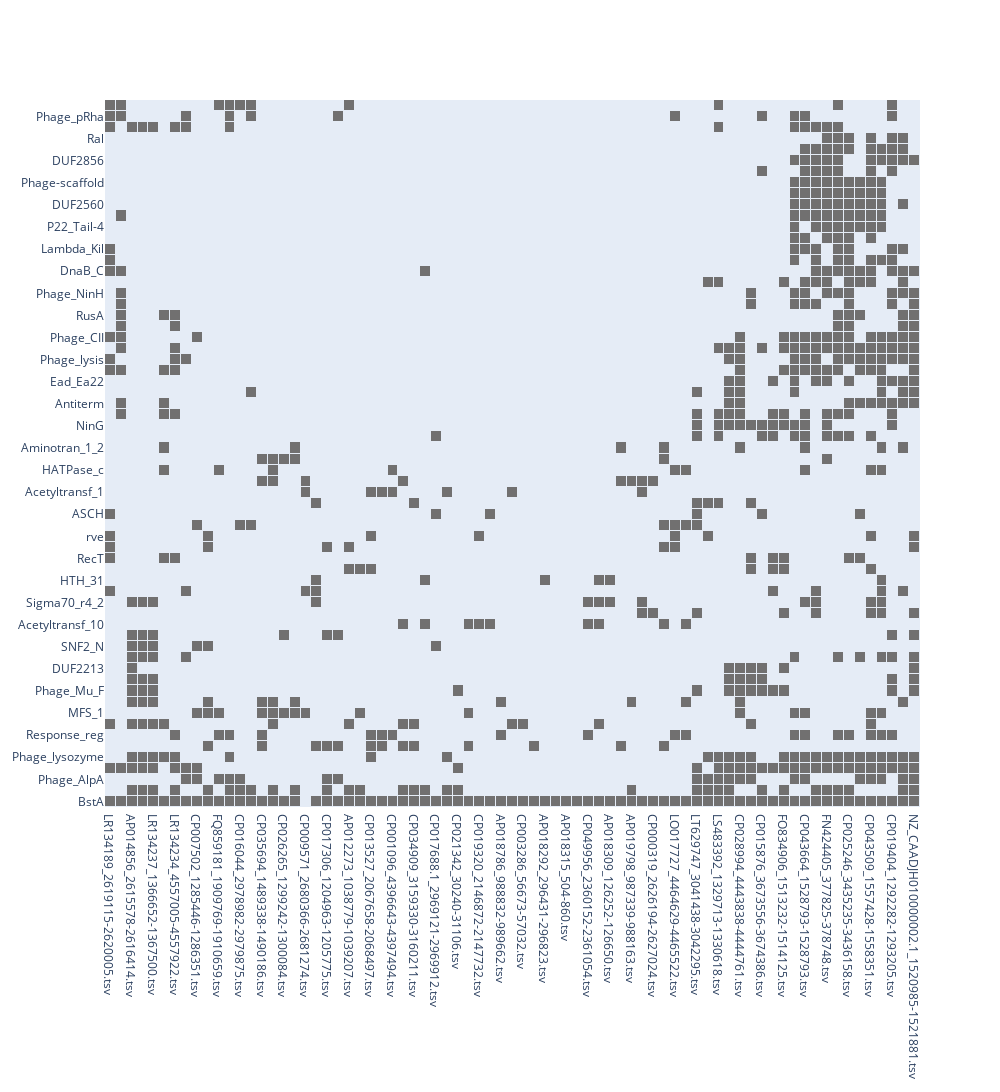

The notebook cell this image was saved under:
### Code cell
import plotly.graph_objects as go

fig = go.Figure(data=go.Heatmap(z=df_m.values,
                                x=df_m.columns,
                                y=df_m.index,
                                hoverongaps = False,
                                hoverinfo='y+x',
                                colorscale='gray',
                                ygap=1,
                                xgap=1,
                                showscale=False))

fig.update_layout(width = 1000, height = 1700,
                  xaxis={'showgrid':False},
                  yaxis={'showgrid':False},
                  autosize=False,
                  showlegend=False)
fig.show()

### Figure 1 — Plotly figure (JSON) as saved in the notebook; plotly's stock layout.template omitted (floating-point values rounded to 4 significant figures; data arrays with more than 128 entries replaced by an {"elided": "..."} marker saying what was removed)
{"data": [{"colorscale": [[0, "rgb(0, 0, 0)"], [0.09091, "rgb(16, 16, 16)"], [0.1818, "rgb(38, 38, 38)"], [0.2727, "rgb(59, 59, 59)"], [0.3636, "rgb(81, 80, 80)"], [0.4545, "rgb(102, 101, 101)"], [0.5455, "rgb(124, 123, 122)"], [0.6364, "rgb(146, 146, 145)"], [0.7273, "rgb(171, 171, 170)"], [0.8182, "rgb(197, 197, 195)"], [0.9091, "rgb(224, 224, 223)"], [1, "rgb(254, 254, 253)"]], "hoverinfo": "y+x", "hoverongaps": false, "showscale": false, "type": "heatmap", "x": ["LR134189_2619115-2620005.tsv", "CP017581_2423168-2424082.tsv", "AP014856_2615578-2616414.tsv", "AP010958_3182178-3183047.tsv", "LR134237_1366652-1367500.tsv", "CP020817_1993312-1994217.tsv", "LR134234_4557005-4557922.tsv", "CP034668_3062971-3063882.tsv", "CP007502_1285446-1286351.tsv", "CP013046_3012890-3013726.tsv", "FQ859181_1909769-1910659.tsv", "CP040677_3689184-3690047.tsv", "CP016044_2978982-2979875.tsv", "LR134298_1613267-1614148.tsv", "CP035694_1489338-1490186.tsv", "CP021109_2323336-2342470.tsv", "CP026265_1299242-1300084.tsv", "CP036514_440041-440391.tsv", "CP009571_2680366-2681274.tsv", "CP035090_802716-803615.tsv", "CP017306_1204963-1205775.tsv", "CP021250_3786507-3787403.tsv", "AP012273_1038779-1039207.tsv", "CP022390_448758-449693.tsv", "CP013527_2067658-2068497.tsv", "AP014815_526244-526645.tsv", "CP001096_4396643-4397494.tsv", "CP013141_1712270-1712270.tsv", "CP034909_3159330-3160211.tsv", "CP027562_1692877-1693764.tsv", "CP017688.1_2969121-2969912.tsv", "CP020896_4050919-4051779.tsv", "CP021342_30240-31106.tsv", "CP035109_2308695-2309582.tsv", "CP019320_2146872-2147732.tsv", "CP035731_356040-356873.tsv", "AP018786_988832-989662.tsv", "AP018827_1941460-1941768.tsv", "CP003286_56673-57032.tsv", "CP021894_1977122-1977979.tsv", "AP018292_296431-296823.tsv", "CP016484_1418-2182.tsv", "AP018315_504-860.tsv", "CP006267_916-1353.tsv", "CP049956_2360152-2361054.tsv", "AP018292_157817-158158.tsv", "AP018309_126252-126650.tsv", "LR134516_1625031-1625849.tsv", "AP019798_987339-988163.tsv", "AP018319_431160-431516.tsv", "CP000319_2626194-2627024.tsv", "CP019628_3690609-3691427.tsv", "LO017727_4464629-4465522.tsv", "LT707061_2457781-2458623.tsv", "LT629747_3041438-3042295.tsv", "CP009787_4143769-4144515.tsv", "LS483392_1329713-1330618.tsv", "CP028994_4401005-4401926.tsv", "CP028994_4443838-4444761.tsv", "CP022725_555491-556390.tsv", "CP015876_3673556-3674386.tsv", "CP026235_2832900-2833823.tsv", "FO834906_1513232-1514125.tsv", "CP024289_382841-383737.tsv", "CP043664_1528793-1528793.tsv", "LS483474_2960975-2961898.tsv", "FN424405_377825-378748.tsv", "CP019179_3449220-3450143.tsv", "CP025246_3435235-3436158.tsv", "CP034944_1493720-1494622.tsv", "CP043509_1557428-1558351.tsv", "LR134156_1473092-1474012.tsv", "CP019404_1292282-1293205.tsv", "CP042945_3918441-3919337.tsv", "NZ_CAADJH010000002.1_1520985-1521881.tsv"], "xgap": 1, "y": ["BstA", "Phage_integrase", "Phage_AlpA", "Peptidase_S24", "Phage_lysozyme", "ABC_tran", "Response_reg", "HTH_3", "MFS_1", "LysR_substrate", "Phage_Mu_F", "DUF1073", "DUF2213", "Phage_holin_3_1", "SNF2_N", "Terminase_2", "Acetyltransf_10", "HNH_3", "Sigma70_r4_2", "HNH", "HTH_31", "IstB_IS21", "RecT", "HTH_Tnp_1", "rve", "Bro-N", "ASCH", "DNA_methylase", "Acetyltransf_1", "adh_short_C2", "HATPase_c", "Aldedh", "Aminotran_1_2", "Terminase_6", "NinG", "YdaS_antitoxin", "Antiterm", "ERF", "Ead_Ea22", "Phage_rep_O", "Phage_lysis", "NinB", "Phage_CII", "DUF1364", "RusA", "NinF", "Phage_NinH", "Phage_holin_2_3", "DnaB_C", "DUF2740", "Lambda_Kil", "GP3_package", "P22_Tail-4", "P22_CoatProtein", "DUF2560", "P22_portal", "Phage-scaffold", "Rad52_Rad22", "DUF2856", "DUF2737", "Ral", "Phage_antitermQ", "Phage_pRha", "SSB"], "ygap": 1, "z": {"elided": "64x75 int values"}}], "layout": {"autosize": false, "height": 1700, "showlegend": false, "width": 1000, "xaxis": {"autorange": true, "range": [-0.5, 74.5], "showgrid": false, "type": "category"}, "yaxis": {"autorange": true, "range": [-0.5, 63.5], "showgrid": false, "type": "category"}}}
